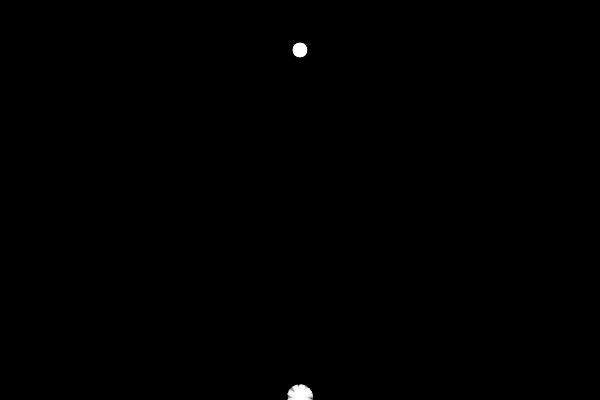
Frame 1 (no input)
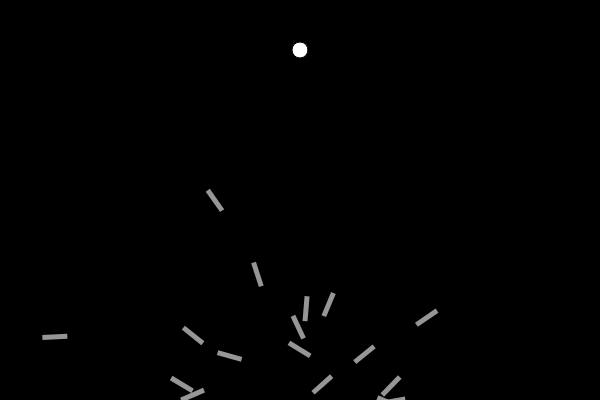
Frame 60 (no input)
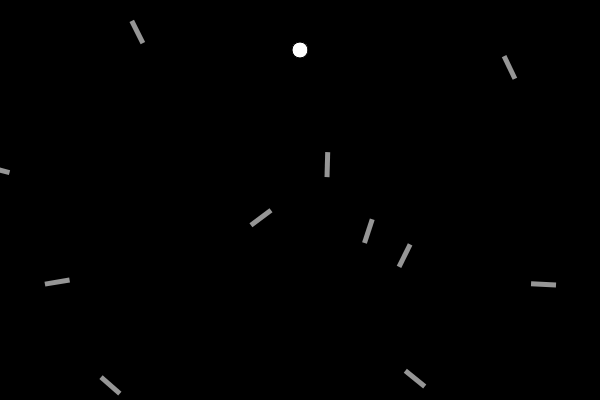
Frame 120 (the mouse pressed at the canvas centre since frame 60)

The p5.js sketch that drew these frames (run headless with seeded random() and noise() and a simulated clock; from frame 60 on, the mouse is pressed at the canvas centre):

// p5.js sketch
// ── sketch.js
var population;
var lifespan = 200;
var count = 0;
var target;

function setup() {
  createCanvas(600, 400);

  population = new Population();

  target = createVector(width / 2, 50);
}

function draw() {
  background(0);
  population.run();
  count++;

  ellipse(target.x, target.y, 16, 16)

  if (count == lifespan) {
    population.evaluate();
    population.selection();
    count = 0;
  }
}
// ── dna.js
function DNA(genes) {
  if (genes) {
    this.genes = genes;
  } else {
    this.genes = [];

    for (var i = 0; i < lifespan; i++) {
      this.genes[i] = p5.Vector.random2D().setMag(0.5);
    }
  }

  this.crossOver = function(partner) {
    var newGenes = [];
    var mid = floor(random(this.genes.length));

    for (var i = 0; i < this.genes.length; i++) {
      if (i > 0) {
        newGenes[i] = this.genes[i];
      } else {
        newGenes[i] = partner.genes[i];
      }
    }

    return new DNA(newGenes);
  }
}
// ── individual.js
function Individual(dna) {
  this.height = 5;
  this.width = 25;
  this.position = createVector(width / 2, height - this.height / 2);
  this.velocity = createVector();
  this.acceleration = createVector();

  this.fitness = 0;

  if (dna) {
    this.dna = dna;
  } else {
    this.dna = new DNA();
  }

  this.crashed = false;
  this.succeeded = false;

  this.applyForce = function(force) {
    this.acceleration.add(force);
  }

  this.evaluate = function() {
    var d = dist(this.position.x, this.position.y, target.x, target.y);

    this.fitness = 1 / d;
  }

  this.update = function() {
    this.applyForce(this.dna.genes[count]);
    this.velocity.add(this.acceleration);
    this.position.add(this.velocity);
    this.acceleration.mult(0);

    if (this.position.x < 0 || this.position.x > width) {
      this.velocity.x *= -1;
      this.velocity.mult(0.8);
    }

    if (this.position.y < 0 || this.position.y > height) {
      this.crashed = true;
      this.fitness = 0;
    }
  }

  this.show = function() {
    push();
    noStroke();
    fill(255, 150);
    translate(this.position.x, this.position.y);
    rotate(this.velocity.heading());
    rectMode(CENTER);
    rect(0, 0, this.width, this.height);
    pop();
  }
}
// ── obstacle.js
function Obstacle() {
  this.height = 20;
  this.width = 100;
  this.cornerTolerance = 8;
  this.corners = [];

  this.corners.push(createVector(width / 2 - 50, height / 2 - 10));
  this.corners.push(createVector(width / 2 + 50, height / 2 - 10));
  this.corners.push(createVector(width / 2 + 50, height / 2 + 10));
  this.corners.push(createVector(width / 2 - 50, height / 2 + 10));

  this.collide = function(individual) {
    if (!individual.crashed){
      if (this.isInside(individual.position)) {
        return true;
      } else {
        return false;
      }
    }
  }

  this.isInside = function(otherPosition) {
    // use top left corner of quadrilateral as origin, so it can be set to 0, 0
    origin = createVector();
    // downVector is the vector pointing from origin to the bottom left corner
    downVector = p5.Vector.sub(this.corners[3], this.corners[0]);
    // rightVector is the vector pointing from origin to the top right corner
    rightVector = p5.Vector.sub(this.corners[1], this.corners[0]);
    // pointVector is otherPosition translated into the space of the quadrilateral
    pointVector = p5.Vector.sub(otherPosition, this.corners[0]);

    if ((0 <= pointVector.dot(downVector) && pointVector.dot(downVector) <= downVector.dot(downVector)) &&
        (0 <= pointVector.dot(rightVector) && pointVector.dot(rightVector) <= rightVector.dot(rightVector))) {
          return true;
        } else {
          return false;
        }
  }

  this.onCorner = function(otherPosition) {
    for (var i = 0; i < this.corners.length; i++) {
      if (abs(p5.Vector.dist(this.corners[i], otherPosition)) < this.cornerTolerance) {
        return true;
      }
    }

    return false;
  }

  this.center = function() {
    c = createVector();

    for (var i = 0; i < this.corners.length; i++) {
      c.x += this.corners[i].x;
      c.y += this.corners[i].y;
    }

    return c.div(this.corners.length);
  }

  this.rotate = function(angle) {
    // 0 = top left
    // 1 = top right
    // 2 = bottom right
    // 3 = bottom left
    newCorners = [];
    this.position = this.center();

    for (var i = 0; i < 4; i++) {
      newCorners[i] = createVector();
      newCorners[i].x = this.position.x + (this.corners[i].x - this.position.x) * cos(angle) + (this.corners[i].y - this.position.y) * sin(angle)
      newCorners[i].y = this.position.y - (this.corners[i].x - this.position.x) * sin(angle) + (this.corners[i].y - this.position.y) * cos(angle)
    }

    this.corners = newCorners;
  }

  this.translate = function(changeVector) {
    for (var i = 0; i < this.corners.length; i++) {
      this.corners[i].add(changeVector);
    }
  }

  this.show = function() {
    push();
    noStroke();
    fill(255);
    rectMode(CENTER);
    quad(this.corners[0].x, this.corners[0].y,
         this.corners[1].x, this.corners[1].y,
         this.corners[2].x, this.corners[2].y,
         this.corners[3].x, this.corners[3].y);
    pop();
  }
}

// ── population.js
function Population() {
  this.individuals = [];
  this.populationSize = 25;

  this.matingPool = []

  for (var i = 0; i < this.populationSize; i++) {
    this.individuals[i] = new Individual();
  }


  this.run = function() {
    for (var i = 0; i < this.populationSize; i++) {
      this.individuals[i].update();
      this.individuals[i].show();
    }
  }

  this.evaluate = function() {
    var maxFit = 0;

    for (var i = 0; i < this.populationSize; i++) {
      this.individuals[i].evaluate();

      if (this.individuals[i].fitness > maxFit) {
        maxFit = this.individuals[i].fitness;
      }
    }

    for (var i = 0; i < this.populationSize; i++) {
      this.individuals[i].fitness /= maxFit;
    }

    for (var i = 0; i < this.populationSize; i++) {
      var n = this.individuals[i].fitness * 100;

      for (var j = 0; j < n; j++) {
        this.matingPool.push(this.individuals[i]);
      }
    }
  }

  this.selection = function() {
    var newIndividuals = []
    for (var i = 0; i < this.individuals.length; i++) {
      var parentA = random(this.matingPool).dna;
      var parentB = random(this.matingPool).dna;
      var childDNA = parentA.crossOver(parentB);

      newIndividuals[i] = new Individual(childDNA);
    }

    this.individuals = newIndividuals
  }
}
